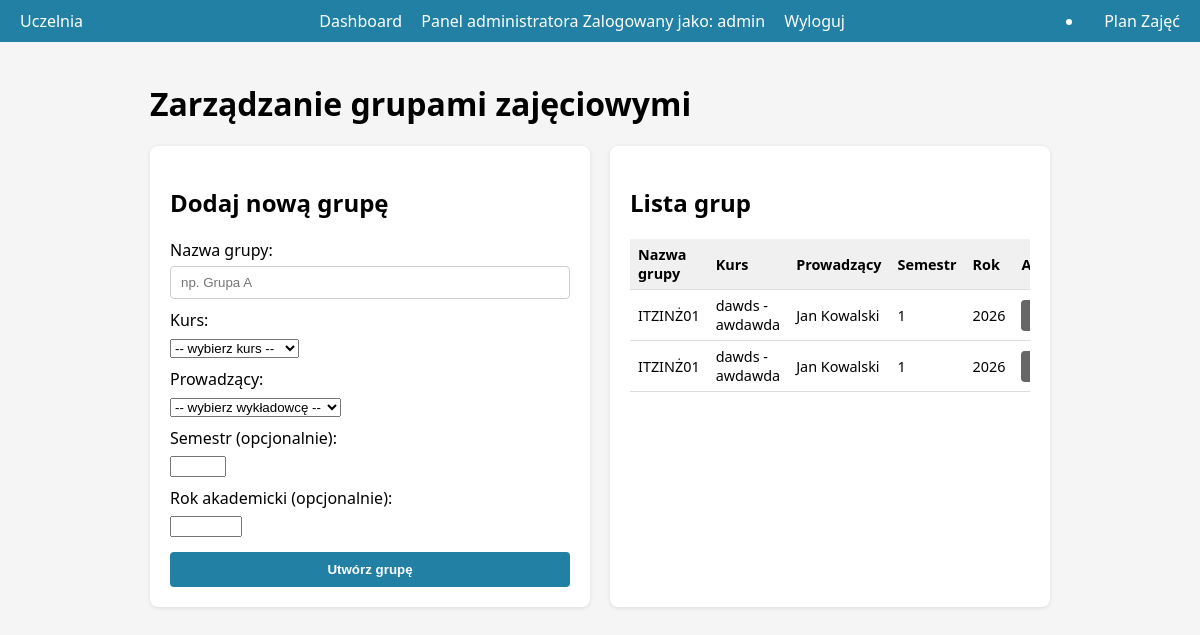
The app's page /admin/groups (signed in) with its own data.
### app/models.py (models this page shows, shortened)
class ClassGroup(db.Model):
    __tablename__ = "class_groups"
    id = db.Column(db.Integer, primary_key=True)
    name = db.Column(db.String(80), nullable=False)  # np. 'Grupa A'
    semester = db.Column(db.Integer, nullable=True)
    year = db.Column(db.Integer, nullable=True)
    course_id = db.Column(db.Integer, db.ForeignKey("courses.id"), nullable=False)
    course = db.relationship("Course", backref="groups")
    lecturer_id = db.Column(db.Integer, db.ForeignKey("users.id"), nullable=False)
    lecturer = db.relationship("User", backref="groups", foreign_keys=[lecturer_id])
    is_active = db.Column(db.Boolean, default=True)

class Course(db.Model):
    __tablename__ = "courses"
    id = db.Column(db.Integer, primary_key=True)
    code = db.Column(db.String(20), unique=True, nullable=False, index=True)  # np. INF101
    name = db.Column(db.String(120), nullable=False)
    ects = db.Column(db.Integer, default=0)  # punkty ECTS
    description = db.Column(db.Text, nullable=True)
    lecturer_id = db.Column(db.Integer, db.ForeignKey("users.id"), nullable=False)
    lecturer = db.relationship("User", backref="courses", foreign_keys=[lecturer_id])
    is_active = db.Column(db.Boolean, default=True)

class User(db.Model):
    __tablename__ = "users"
    id = db.Column(db.Integer, primary_key=True)
    username = db.Column(db.String(50), unique=True, nullable=False, index=True)
    email = db.Column(db.String(100), unique=True, nullable=False, index=True)
    password_hash = db.Column(db.String(255), nullable=False)
    first_name = db.Column(db.String(50), nullable=False)
    last_name = db.Column(db.String(50), nullable=False)
    role = db.Column(db.Enum(UserRole), default=UserRole.STUDENT, nullable=False)
    is_active = db.Column(db.Boolean, default=True)
    created_at = db.Column(db.DateTime, default=datetime.now)
    last_login = db.Column(db.DateTime, nullable=True)
    @property
    def full_name(self) -> str:
        return f"{self.first_name} {self.last_name}"

### app/routes.py (the view, shortened to what this page needs)
@main_bp.route("/admin/groups", methods=["GET", "POST"])
@admin_required
def admin_groups():
    from app import db
    from app.models import ClassGroup, Course, User, UserRole
    message = None
    error = None
    from app.models import ClassGroup, Course, User, UserRole
    groups = (
        ClassGroup.query
        .order_by(ClassGroup.year.desc(), ClassGroup.semester.desc(), ClassGroup.name.asc())
        .all()
    )
    courses = Course.query.filter_by(is_active=True).order_by(Course.code.asc()).all()
    lecturers = User.query.filter_by(role=UserRole.LECTURER).order_by(User.last_name.asc()).all()
    return render_template(
        "admin_groups.html",
        groups=groups,
        courses=courses,
        lecturers=lecturers,
        message=message,
        error=error,
    )

### app/routes.py (called while the page is built)
def admin_required(view_func):
    @wraps(view_func)
    def wrapped_view(*args, **kwargs):
        role = session.get("role")
        if role != "admin":
            return abort(403)
        return view_func(*args, **kwargs)
    return wrapped_view

### app/templates/admin_groups.html (shortened to what this page needs)
{% extends "base.html" %}
{% block content %}
<h1>Zarządzanie grupami zajęciowymi</h1>
<div class="grid">
    <div class="card">
        <h2>Dodaj nową grupę</h2>
        <form method="POST">
            <label for="name">Nazwa grupy:</label>
            <input type="text" id="name" name="name" placeholder="np. Grupa A" required>
            <label for="course_id">Kurs:</label>
            <select id="course_id" name="course_id" required>
                <option value="">-- wybierz kurs --</option>
            </select>
            <label for="lecturer_id">Prowadzący:</label>
            <select id="lecturer_id" name="lecturer_id" required>
                <option value="">-- wybierz wykładowcę --</option>
            </select>
            <label for="semester">Semestr (opcjonalnie):</label>
            <input type="number" id="semester" name="semester" min="1" max="10">
            <label for="year">Rok akademicki (opcjonalnie):</label>
            <input type="number" id="year" name="year" min="2000" max="2100">
            <button type="submit">Utwórz grupę</button>
        </form>
    </div>
    <div class="card">
        <h2>Lista grup</h2>
        {% if groups %}
        <div class="table-wrapper">
            <table>
                <thead>
                    <tr>
                        <th>Nazwa grupy</th>
                        <th>Kurs</th>
                        <th>Prowadzący</th>
                        <th>Semestr</th>
                        <th>Rok</th>
                        <th>Akcje</th>
                    </tr>
                </thead>
                <tbody>
                    {% for g in groups %}
                    <tr>
                        <td>{{ g.name }}</td>
                        <td>{{ g.course.code }} - {{ g.course.name }}</td>
                        <td>{{ g.lecturer.full_name }}</td>
                        <td>{{ g.semester or "-" }}</td>
                        <td>{{ g.year or "-" }}</td>
                        <td>
                            <a class="btn-secondary" href="{{ url_for('main.admin_group_students', group_id=g.id) }}"> Studenci
                            </a>
                        </td>
                    </tr>
                    {% endfor %}
                </tbody>
            </table>
        </div>
        {% else %}
        <p>Brak grup zajęciowych w systemie.</p>
        {% endif %}
    </div>
</div>
{% endblock %}

### app/static/css/style.css (style rules this page uses)
body { font-family: system-ui, -apple-system, BlinkMacSystemFont, "Segoe UI", sans-serif; background-color: #f5f5f5; margin: 0; }
.card { background-color: #ffffff; border-radius: 8px; padding: 20px; margin-bottom: 20px; box-shadow: 0 1px 4px rgba(0,0,0,0.1); }
label { display: block; margin: 10px 0 5px 0; }
input[type="text"], input[type="password"] { width: 100%; padding: 8px 10px; border-radius: 4px; border: 1px solid #ccc; box-sizing: border-box; }
button { margin-top: 15px; width: 100%; padding: 10px; background-color: #2180A3; color: white; border: none; border-radius: 4px; font-weight: 600; cursor: pointer; }
.grid { display: grid; grid-template-columns: repeat(auto-fit, minmax(260px, 1fr)); gap: 20px; }
.table-wrapper { max-height: 400px; overflow: auto; }
table { width: 100%; border-collapse: collapse; font-size: 0.9rem; }
th, td { border-bottom: 1px solid #ddd; padding: 6px 8px; text-align: left; }
th { background-color: #f0f0f0; }
.btn, .btn-secondary { display: inline-block; padding: 6px 10px; background-color: #2180A3; color: white; border-radius: 4px; text-decoration: none; border: none; cursor: pointer; font-size: 0.9rem; }
.btn-secondary { background-color: #666; }

### records on screen
ClassGroup: name "ITZINŻ01", course.code "dawds", course.name "awdawda", lecturer.full_name "Jan Kowalski", semester "1", year "2026"
ClassGroup: name "ITZINŻ01", course.code "dawds", course.name "awdawda", lecturer.full_name "Jan Kowalski", semester "1", year "2026"

### other values on screen
{{ session.get('username') }} "admin"
